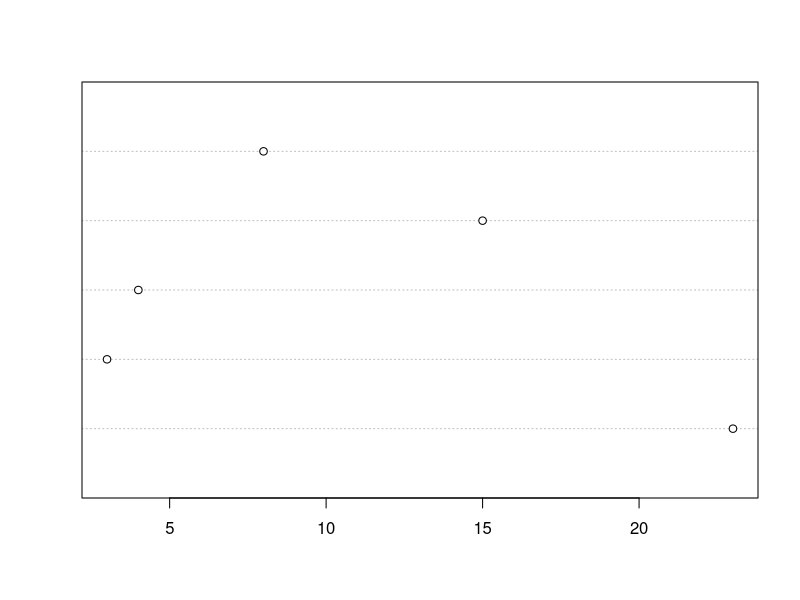

Write the R code that produced this figure.
## ---- chunk 1
urlopy<- c(23,3,4,15,8)
dotchart(urlopy)
